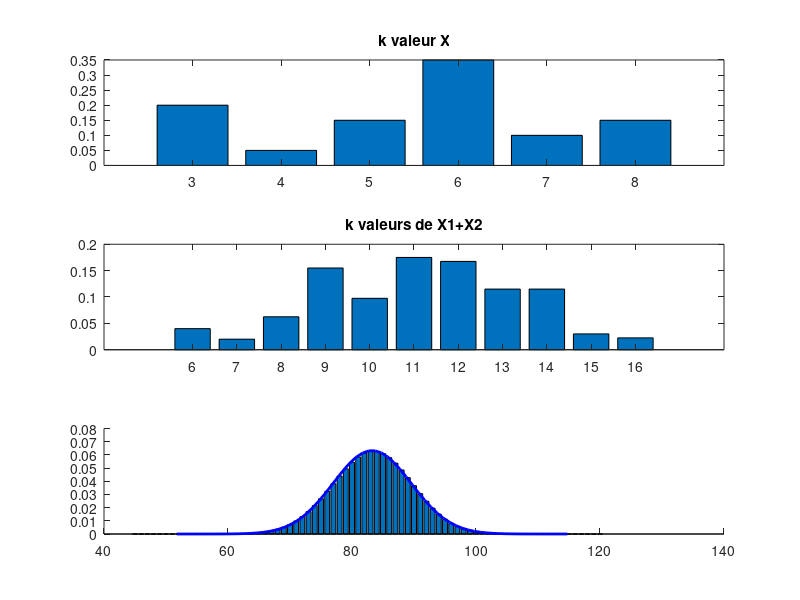

Write MATLAB code to recreate this figure.
clear variables; close all;


k = [3,4,5,6,7,8];
PXk = [4 ,1 , 3, 7, 2, 3] .* 1/20;

figure(1);hold on;

subplot(311);
bar(k,PXk);
title('k valeur X');

mu = k*PXk';
disp(['moyenne : ',num2str(mu)]);

variance = k.^2 * PXk' - mu^2;
sig = sqrt(variance);
disp(['ecart type : ', num2str(sig)]);


%% calcul produit de convolution

resConv = conv(PXk,PXk);
k2 = 6:16;
subplot(312);
bar(k2,resConv);
title('k valeurs de X1+X2');

%% somme de n v.a.

n = 15;
res = PXk;
for i=1:n-1
    res = conv(res,PXk);
end
k3 = (n)*min(k):1:(n)*max(k);

subplot(313);hold on;
bar(k3,res);

disp(' ');
mu2 = k3*res';
disp(['moyenne : ',num2str(mu2)]);
variance2 = k3.^2 * res' - mu2^2;
sig2 = sqrt(variance2);
disp(['ecart type : ', num2str(sig2)]);
disp(' ');

%% affichage de la densité de la loi normale

N = 10000;
x = (mu2-5*sig2):1:(mu2 + 5*sig2);
loi_ns = 1/(sig2*sqrt(2*pi)) * exp(-(x-mu2).^2/(2*sig2^2));
plot(x,loi_ns,'b', 'linewidth', 2); 



